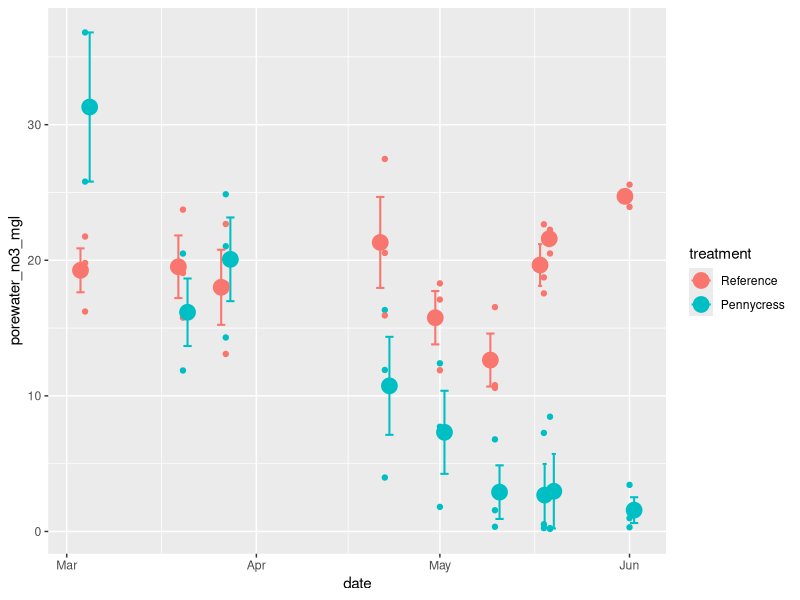
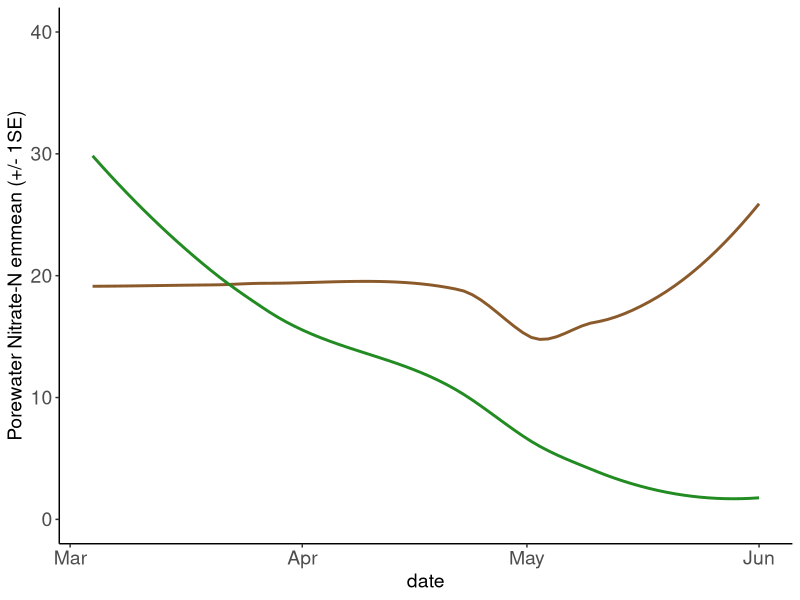
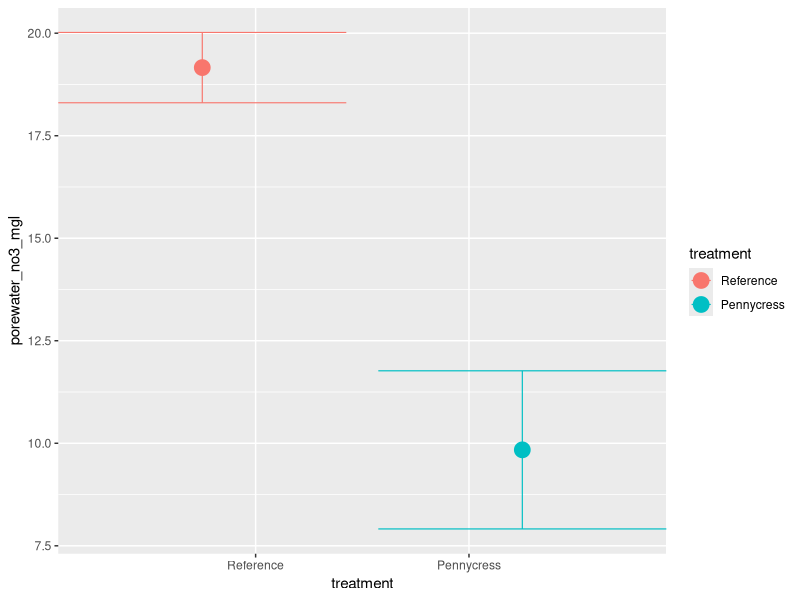
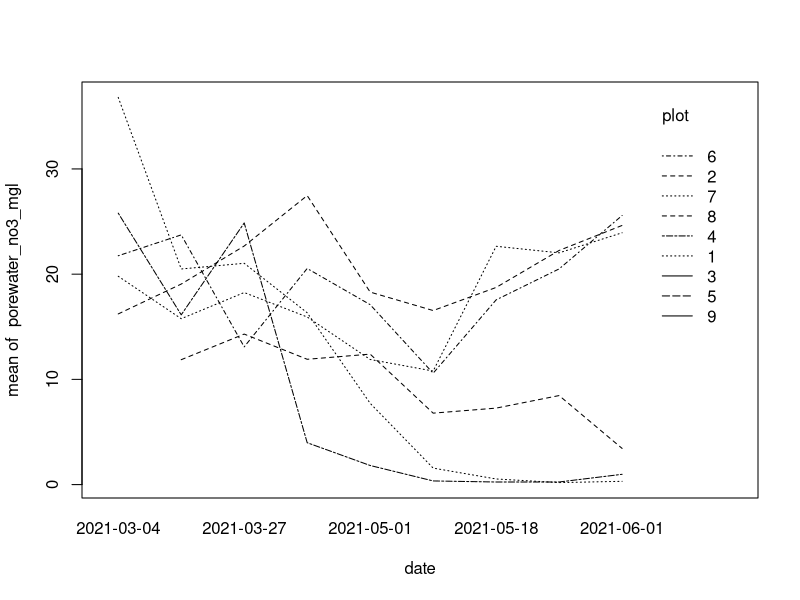
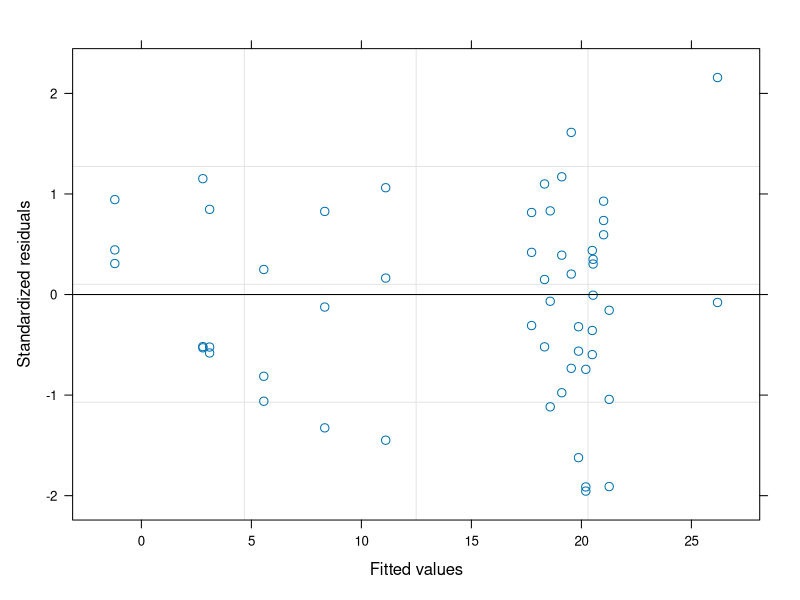
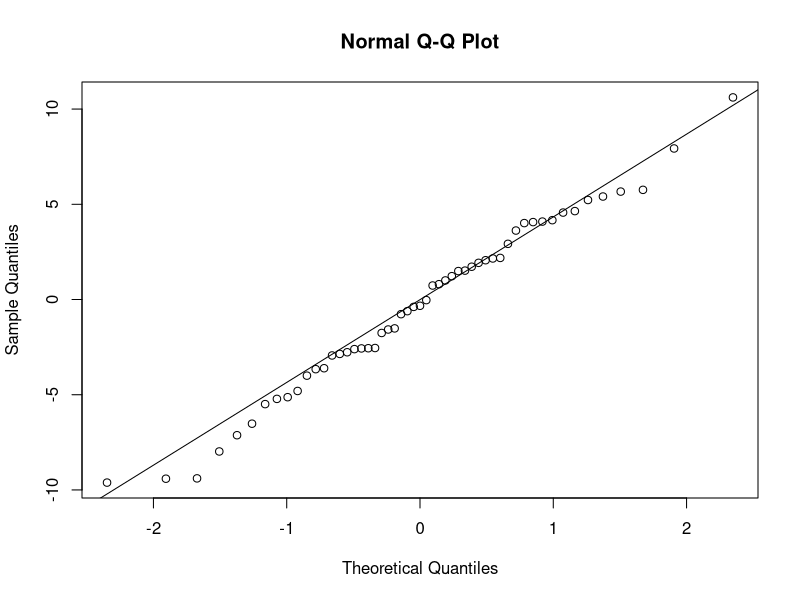

Generate these figures, in order, with R: (Note: this script raises an error after producing the figures.)
# LOAD LIBRARIES ----
library(readxl)
library(effects)
library(tidyverse) 
library(car)
library(multcompView)
library(nlme)
library(emmeans)
library(multcomp)
library(lubridate)
library(broom)
library(tidyr)

# # # # # # # # # # # # # # # # # # # # # # # # # # # # # # # # # # # # # # # # # # # # # # # # #
#  SOIL POREWATER ANALYSIS REMOVING THE EFFECT OF PC+N DUE TO APPLICATION ISSUES CAUSING HUGE SE----
# # # # # # # # # # # # # # # # # # # # # # # # # # # # # # # # # # # # # # # # # # # # # # # # #

# Results:
# Reject the null hypothesis,  t-ratio=4.7, df=4, p-value=0.009
# There is a difference between pc and reference
# treatment   emmean   SE  df   lower.CL  upper.CL
# Reference    19.6   1.38  5    16.07     23.2
# Pennycress   10.4   1.40  4     6.51     14.3

# No significant block effect 
# Pennycress reduces N in soil porewater by almost 50% 




# READ IN THE DATA ----
no3.df <- read_excel("Data/Lysimeter/combined lysimiter pore water.xlsx")

# DATA MUTATIONS ----
# Create treatment columns
no3.df <- no3.df %>% 
  mutate(treatment = case_when(
    plot == 1 ~ "Pennycress",
    plot == 2 ~ "Reference",
    plot == 3 ~ "Pennycress_N",
    plot == 4 ~ "Pennycress",
    plot == 5 ~ "Pennycress_N",
    plot == 6 ~ "Reference",
    plot == 7 ~ "Reference",
    plot == 8 ~ "Pennycress",
    plot == 9 ~ "Pennycress_N"
  )) 

# create month and year column
no3.df <- no3.df %>% 
  mutate(year = year(date),
         month = month(date))

# remove and arrange stuff
no3.df <- no3.df %>% 
  filter(type =="lysimeter") %>% 
  filter(year != 2020 & month >= 3) %>% 
  arrange(month, treatment, plot, block) 

# make factors
no3.df <- no3.df %>% 
  mutate( 
    treatment = as.factor(treatment),
    plot=as.factor(plot),
    month=as.factor(month),
    date = as_date(date),
    treatment = as.factor(treatment),
    block = as.factor(block)
  ) 

# reorder factors
no3.df <- no3.df %>% 
  mutate(treatment = fct_relevel(treatment, "Reference", "Pennycress", "Pennycress_N" )) 

# summarize as means
no3.df <- no3.df %>% 
  ungroup() %>% 
  group_by(date, plot, treatment, block) %>% 
  summarize (
    porewater_no3_mgl = mean(porewater_no3_mgl, na.rm=TRUE),
    porewater_nh3_mgl = mean(porewater_nh3_mgl, na.rm=TRUE),
    porewater_drp_ugl = mean(porewater_drp_ugl, na.rm=TRUE),
  ) %>% 
  arrange(date, plot)

# remove pc+n treatment
no3.df <- no3.df %>%
  filter(treatment != "Pennycress_N")

# # # # # # # # # # # # # # # # # # # # # # # # # # # # # # # # # # # # # # # # # # # # # # # # #
#  PLOTTING ----
# # # # # # # # # # # # # # # # # # # # # # # # # # # # # # # # # # # # # # # # # # # # # # # # #

no3.df %>% 
  ggplot(aes(date, porewater_no3_mgl, color=treatment)) +
  geom_point() +
  stat_summary(
    fun.data = mean_se, na.rm = TRUE, geom = "errorbar", width = 3, size=.7,
    position = position_dodge2(width = 3)) +
  stat_summary(
    fun=mean, na.rm = TRUE, geom = "point", size = 5,
    position = position_dodge2(width = 3))

# ME MAKE PLOT ---
smooth.plot <- ggplot(data = no3.df, mapping = aes(x = date, y = porewater_no3_mgl, color = treatment)) +
  geom_smooth(se = FALSE) +
  #geom_point(size = 3, position = position_dodge2(width = 0.7), shape = 5) +
  #stat_summary(
    #fun.data = mean_se, na.rm = TRUE, geom = "errorbar", width = 3, size = 0.7,
    #position = position_dodge2(width = 3)) +
  #stat_summary(
    #fun = mean, na.rm = TRUE, geom = "point", size = 5, 
    #position = position_dodge2(width = 3)) +
  scale_y_continuous(limits = c(0,40)) +
  labs(y = "Porewater Nitrate-N emmean (+/- 1SE)") + theme(axis.line = element_line(linetype = "solid"),
    axis.title = element_text(size = 14),
    axis.text = element_text(size = 14),
    plot.title = element_text(size = 14),
    panel.background = element_rect(fill = NA)) + theme(legend.key = element_rect(fill = NA),
    legend.background = element_rect(fill = NA), 
    legend.position = "NULL") +
  scale_color_manual(values = c("tan4", "forestgreen")) 
smooth.plot

ggplot(data = no3.df, mapping = aes(x = treatment, y = porewater_no3_mgl, color = treatment)) +
  stat_summary(
    fun.data = mean_se, na.rm = TRUE, geom = "errorbar", width = 3, size = 0.4,
    position = position_dodge2(width = 3)) +
  stat_summary(
    fun = mean, na.rm = TRUE, geom = "point", size = 5, 
    position = position_dodge2(width = 3))


# my brain broke at this one
# EFFECT OF BLOCK ----
with(no3.df, interaction.plot(date, plot, porewater_no3_mgl))

# # # # # # # # # # # # # # # # # # # # # # # # # # # # # # # # # # # # # # # # # # # # # # # # #
#  STATISTICAL ANALYSIS ----
# # # # # # # # # # # # # # # # # # # # # # # # # # # # # # # # # # # # # # # # # # # # # # # # #

# create linear model
lme_fitno3.block <- lme(fixed = porewater_no3_mgl ~  treatment * date ,  
                        random = ~ 1 | plot/block, 
                        method='REML',
                        corr = corAR1( form= ~1 | plot/block),
                        data = no3.df)
# equal variance
plot(lme_fitno3.block)

# normality
qqnorm(resid(lme_fitno3.block))
qqline(resid(lme_fitno3.block))

# analysis
Anova(lme_fitno3.block, type="III")

# without block
lme_fitno3.noblock <- lme(fixed = porewater_no3_mgl ~  treatment * date ,  
                        random = ~ 1 | plot, 
                        method='REML',
                        corr = corAR1( form= ~1 | plot),
                        data = no3.df)
Anova(lme_fitno3.noblock, type = "3")

# no effect of block, just gonna leave it in to be safe

# treatment effects
emmeans(lme_fitno3.block, pairwise ~ treatment, adjust="bonferroni")

marginal = emmeans(lme_fitno3.block, 
                   ~ treatment*date)

plot(marginal, comparisons = TRUE)

# treatment by date interaction 
emminteraction = emmeans(lme_fitno3.block, 
                         pairwise ~ treatment*date,
                         adjust="bonferroni",
                         alpha=0.5)
emminteraction$contrasts

# # # # # # # # # # # # # # # # # # # # # # # # # # # # # # # # # # # # # # # # # # # # # # # # #
# FINAL PLOT ----
# # # # # # # # # # # # # # # # # # # # # # # # # # # # # # # # # # # # # # # # # # # # # # # # #

no3_lsmeans.df <- as.data.frame(lsmeans(lme_fitno3.block, eff ~ treatment*date)$lsmeans)

# The final Plot -----
no3_lsmeans.df %>% 
  ggplot(aes(date, lsmean, color=treatment, group=treatment)) +
  geom_point() +
  geom_line() +
  geom_errorbar(aes(ymin = lsmean-SE, ymax = lsmean+SE), 
                stat="identity", width = 0.2) 

no3_lsmeans.df %>% 
  ggplot(aes(date, lsmean, color=treatment, group=treatment)) +
  geom_point() +
  geom_line() +
  geom_pointrange(aes(ymin = lower.CL,
                      ymax = upper.CL))

  ggplot(data = all_data, mapping = aes(x = Condition, y = Support)) +
  stat_summary(
    fun.data = mean_se, na.rm = TRUE, geom = "errorbar", width = .3, size=.7) +
  stat_summary(
    fun=mean, na.rm = TRUE, geom = "point", size = 5)


season.plot <- no3.df %>% 
  ggplot(aes(treatment, porewater_no3_mgl, color=treatment)) +
  stat_summary(
    fun.data = mean_se, na.rm = TRUE, geom = "errorbar", width = .3, size=.7) +
  stat_summary(
    fun=mean, na.rm = TRUE, geom = "point", size = 5) +
  expand_limits(y=0) + theme(axis.line = element_line(linetype = "solid"),
    panel.background = element_rect(fill = NA)) +labs(y = "Soil Porewater No3(mg/L)", colour = "treatment") +
  labs(x = "") +
  scale_y_continuous(limits = c(0,40)) +
  annotate("text", x = "Reference", y = 16, label = "A", size = 7) +
  annotate("text", x = "Pennycress", y = 6, label = "B", size = 7) + 
  labs(y = "Porewater Nitrate Nitrogen (mgL)") +
  theme(axis.title = element_text(size = 15),
    axis.text = element_text(size = 14),
    axis.text.x = element_text(size = 14),
    plot.title = element_text(size = 16),
    legend.text = element_text(size = 14),
    legend.title = element_text(size = 14),
    legend.key = element_rect(fill = NA),
    legend.background = element_rect(fill = NA)) +
  scale_color_manual(values = c("tan4", "forestgreen"))
season.plot
no3.df %>% 
  ggplot(aes(treatment, porewater_no3_mgl, color=treatment)) + 
  geom_blank() + 
  theme(axis.line = element_line(linetype = "solid"),
        panel.background = element_rect(fill = NA)) +
  labs(y = "Soil Porewater No3(mg/L)", colour = "Treatment") +
  labs(x = "Treatment") +
  scale_color_manual(values = c("tan4", "forestgreen"))

# patchwork ----
library(patchwork)
smooth.plot + season.plot

full.plot <- smooth.plot + season.plot +
  plot_layout(ncol=2, guides = "collect", widths = c(4,1)) + theme(axis.title.y = element_blank(), 
                                                  axis.text.y = element_blank(),
                                                  axis.line.y = element_blank(),
                                                  axis.ticks.y = element_blank(),
                                                  axis.text.x = element_blank()
                                                  )
                                                  
full.plot
ggsave(filename = "Figures/Porewater Final Plot.pdf", full.plot,
       width = 7, height = 7, units = "in")

ggsave(filename = "Figures/Nitrate EMM.pdf", no3n_emm.plot,
       width = 9, height = 7, units = "in")
